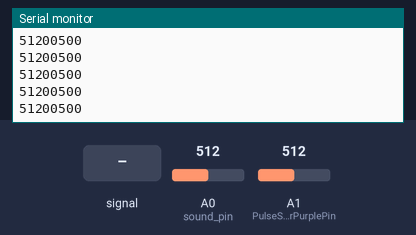
A sketch run on a simulated Arduino Uno, built with avr-gcc and run on an emulated ATmega328P. Parts: the last lines printed to the serial monitor. The test bench sets the inputs (shaded band); at power-on: A0 (sound_pin) = 512, A1 (PulseSensorPurplePin) = 512.

Above: at 1.2 s.
1.3 s: A0 (sound_pin) fed a 200 Hz sine of ±81 counts around its level
At 2.3 s:
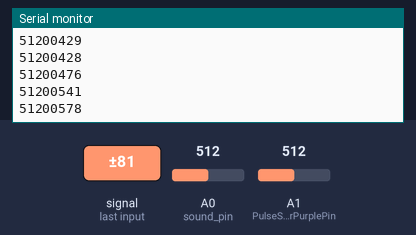
2.8 s: A1 (PulseSensorPurplePin) fed a 200 Hz sine of ±81 counts around its level
4.3 s: A0 (sound_pin) set to 560
At 4.9 s:
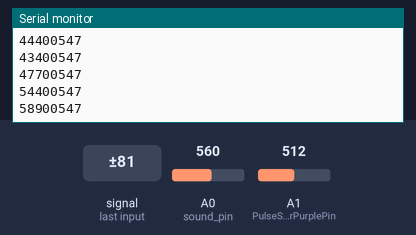
5.8 s: A1 (PulseSensorPurplePin) set to 560
At 6.5 s:
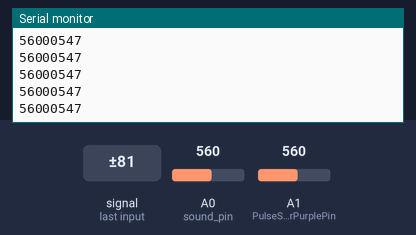
7.3 s: A0 (sound_pin) fed a 1000 Hz sine of ±255 counts around its level
At 8.3 s:
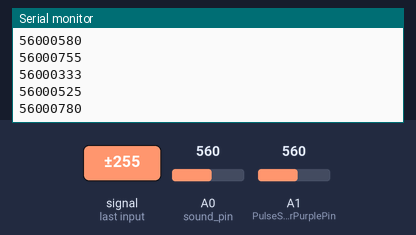
8.8 s: A1 (PulseSensorPurplePin) fed a 1000 Hz sine of ±255 counts around its level
Timing chart, 0 to 11.3 s (numbered marks = the images above; inputs shaded):
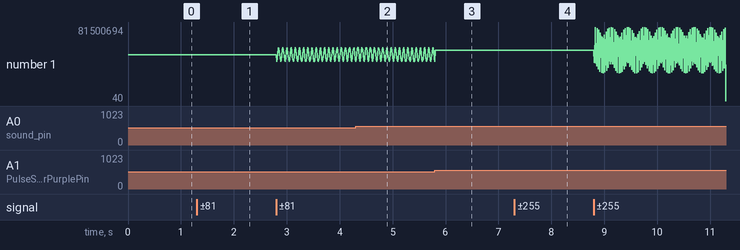

The sketch:

c4.ino
```cpp
//00--sound_value
//01--pulse_value

//  Variables
const int sound_pin = A0;
int PulseSensorPurplePin = 1;   // Pulse Sensor PURPLE WIRE connected to ANALOG PIN 0
int sound_value;
int pulse_value;
int Threshold = 550;            // Determine which Signal to "count as a beat", and which to ingore.
int i;

void setup() {
  Serial.begin(9600);
}

// The Main Loop Function
void loop() {
  sound_value = analogRead(sound_pin);
  sound_value = map(sound_value,0,1023,0,1000);
  pulse_value = analogRead(PulseSensorPurplePin);
  Serial.println(pulse_value*100000 + sound_value);//数据给到串口【Serial Plotter.】
  if(pulse_value > Threshold){i = i+1;}
  delay(10);//【延时】
}
```

Measured:
- after the input at 1.3 s, the serial monitor: prints a new line at once (image 1)
- after the input at 7.3 s, the serial monitor: prints a new line at once (image 4)
- plotted number 1: 51200500 → 51200456 after the input at 1.3 s, 56000547 → 56000657 after the input at 7.3 s
